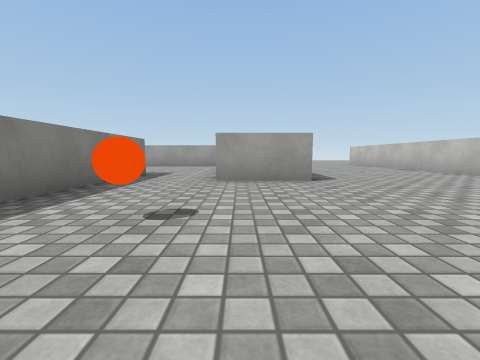
view 1 (above)

24 first-person views from a walk through a Unity game level. The camera is 0.55 m above the floor, tilts 6° down and sees 90° across. The floor is counted in squares, 1 m on a side. Each view is taken from the middle of a square. On the plan, view 1 faces up. The plan holds only what a view shows up to about 9 squares ahead; the rest is blank. The place goes on beyond the plan. The player character is not drawn. Surface patterns are stand-ins for the level's own textures.

view 2
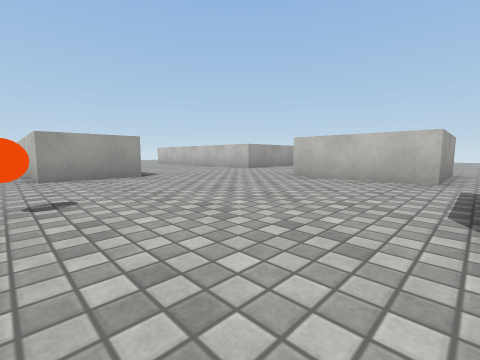

view 3
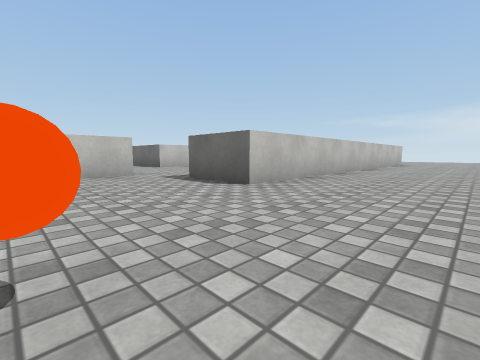

view 4
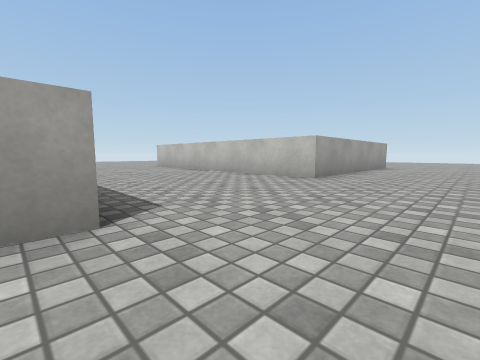

view 5
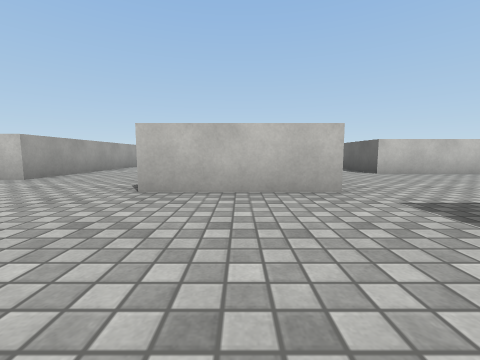

view 6
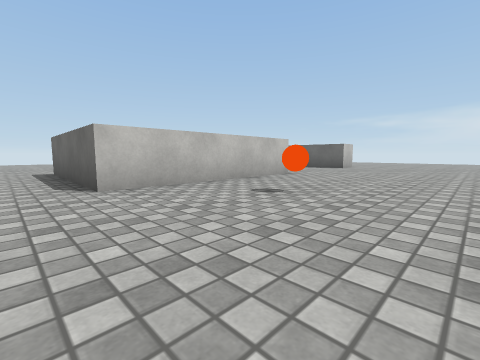

view 7
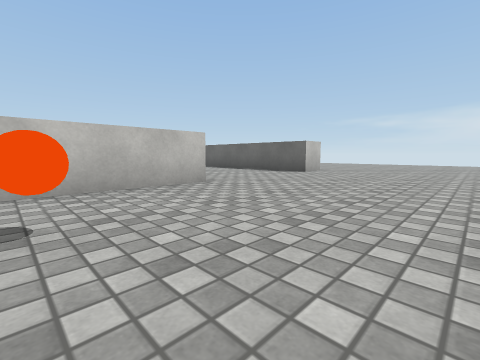

view 8
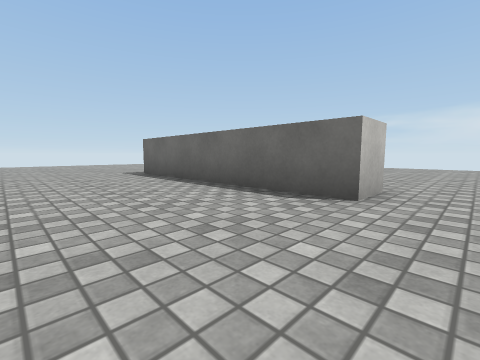

view 9
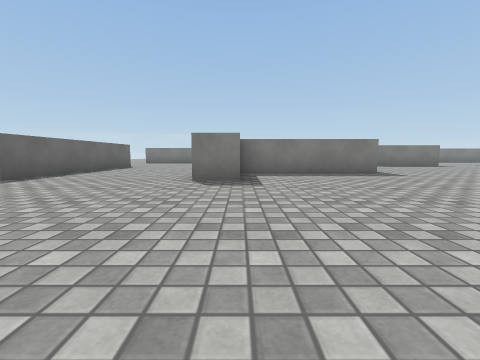

view 10
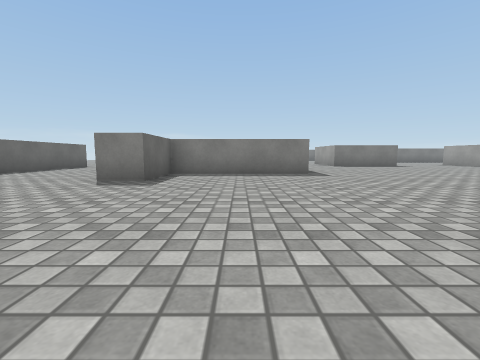

view 11
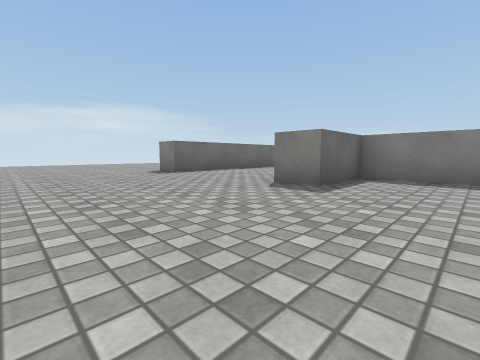

view 12
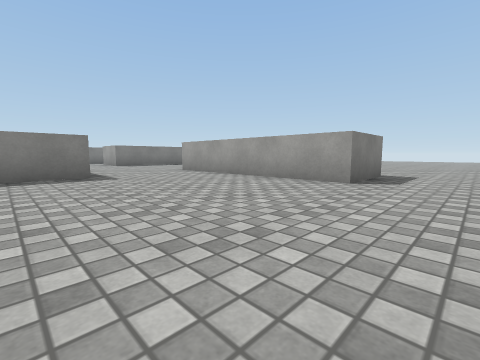

view 13
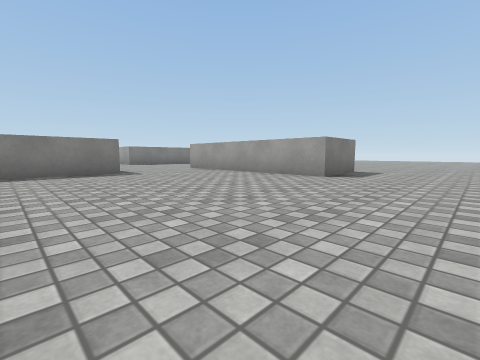

view 14
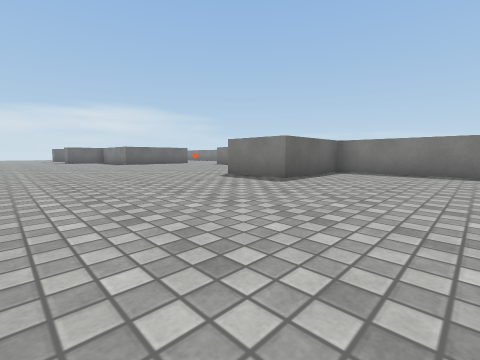

view 15
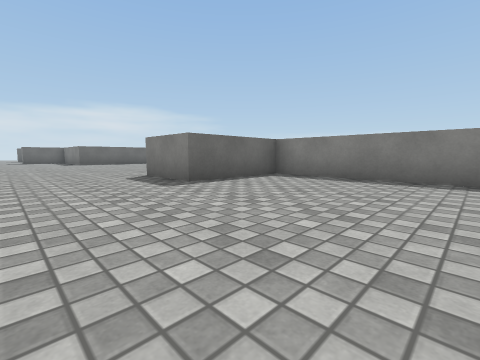

view 16
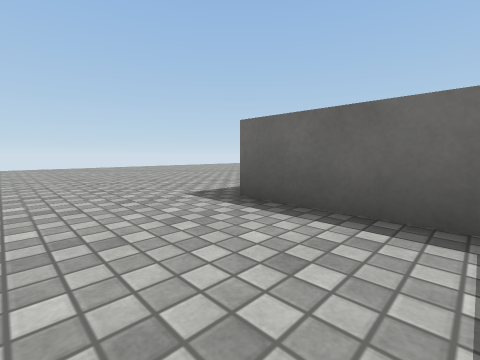

view 17
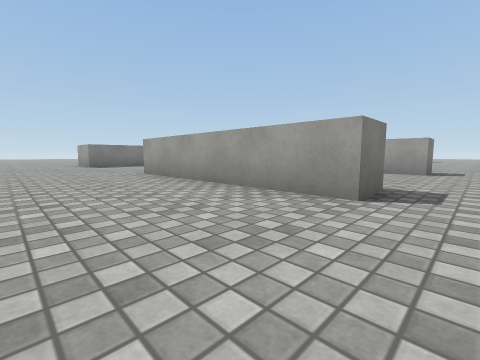

view 18
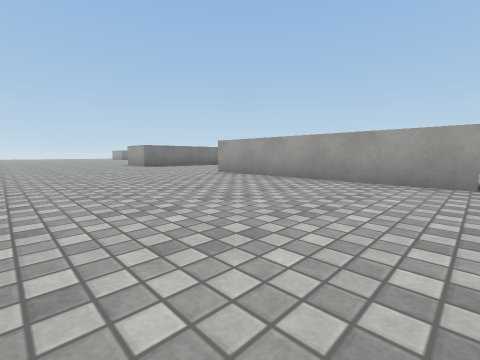

view 19
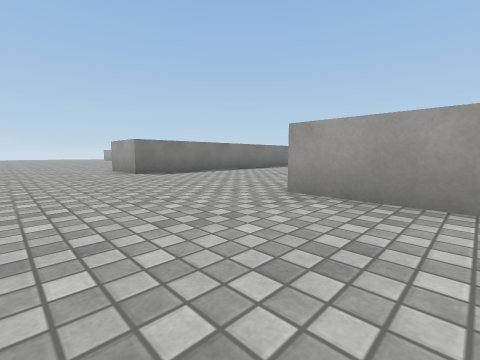

view 20
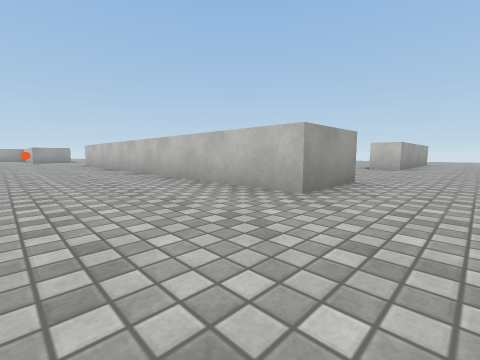

view 21
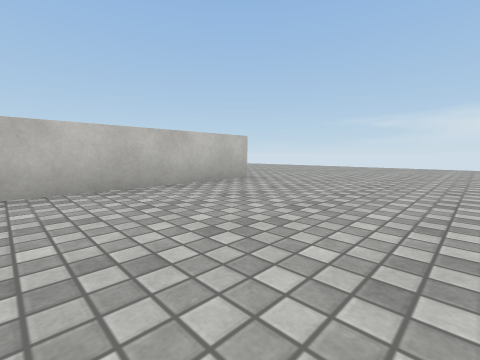

view 22
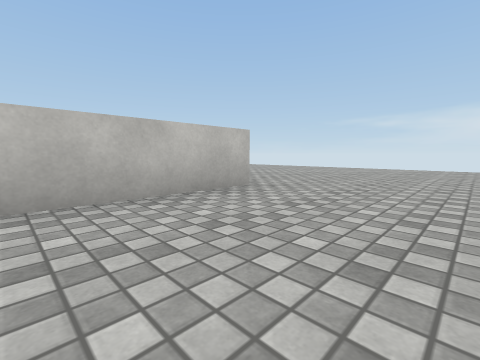

view 23
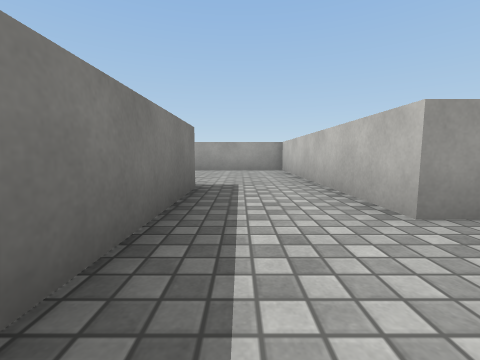

view 24
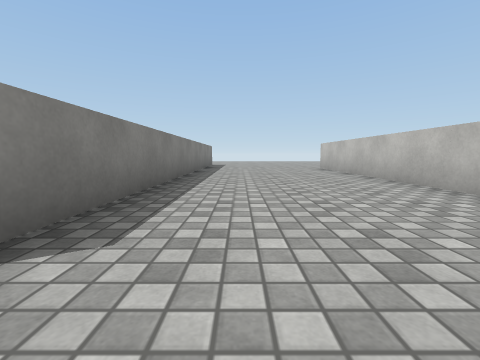

### Floor plan
Points are (right, up) in squares from view 1. A wall is a line through its corners. A room is listed if a view was taken in it or the views show most of it. See-through windows are left out.
Room 1 (views 1, 2, 3, 4, 5, 6, 7, 8, 9, 10, 11, 12, 13, 14, 15, 16, 17, 18, 19, 20, 21, 22, 23, 24)
walls: (7.5, -0.5) (4.5, -0.5) (4.5, 2.5); (7.5, 2.6) (7.5, 0); (8, -8.1) (8, -3) (12, -3) (12, -7) (14, -7) (14, -8) (13, -8); (8, -12) (14, -12) (14, -13) (8, -13) (8, -12); (3, -10.1) (3, -13.3) (1, -13.3) (1, -1.3) (3, -1.3); (1.6, 5) (-0.5, 5) (-0.5, 11.5) (-3.5, 11.5); (9.2, 12.1) (9.2, 7.7) (12.2, 7.7) (12.2, 5.8) (6.3, 5.8) (6.3, 12.5); (-2.7, 7) (-2.7, 2.6); (1.5, 12.5) (1.5, 5.4)
objects: other object (-1, 2); other object (6, -5)

Positions as (right, up) in squares from view 1, and headings:
1: (0, 0), facing up
2: (-1, -1), facing up-right
3: (-2, 2), facing down-right
4: (1, 3), facing up-right
5: (1, 1), facing right
6: (4, -2), facing down-right
7: (4, -5), facing down-right
8: (7, -9), facing down-right
9: (19, -7), facing left
10: (19, -5), facing left
11: (18, -5), facing down-left
12: (14, 1), facing up-left
13: (15, 0), facing up-left
14: (17, 11), facing down-left
15: (15, 12), facing down-left
16: (10, 10), facing down-right
17: (15, -16), facing up-left
18: (14, -18), facing up-left
19: (10, -16), facing up-left
20: (-2, -15), facing up-right
21: (-3, -9), facing down-right
22: (-2, -10), facing down-right
23: (-2, 3), facing up
24: (3, 4), facing up
